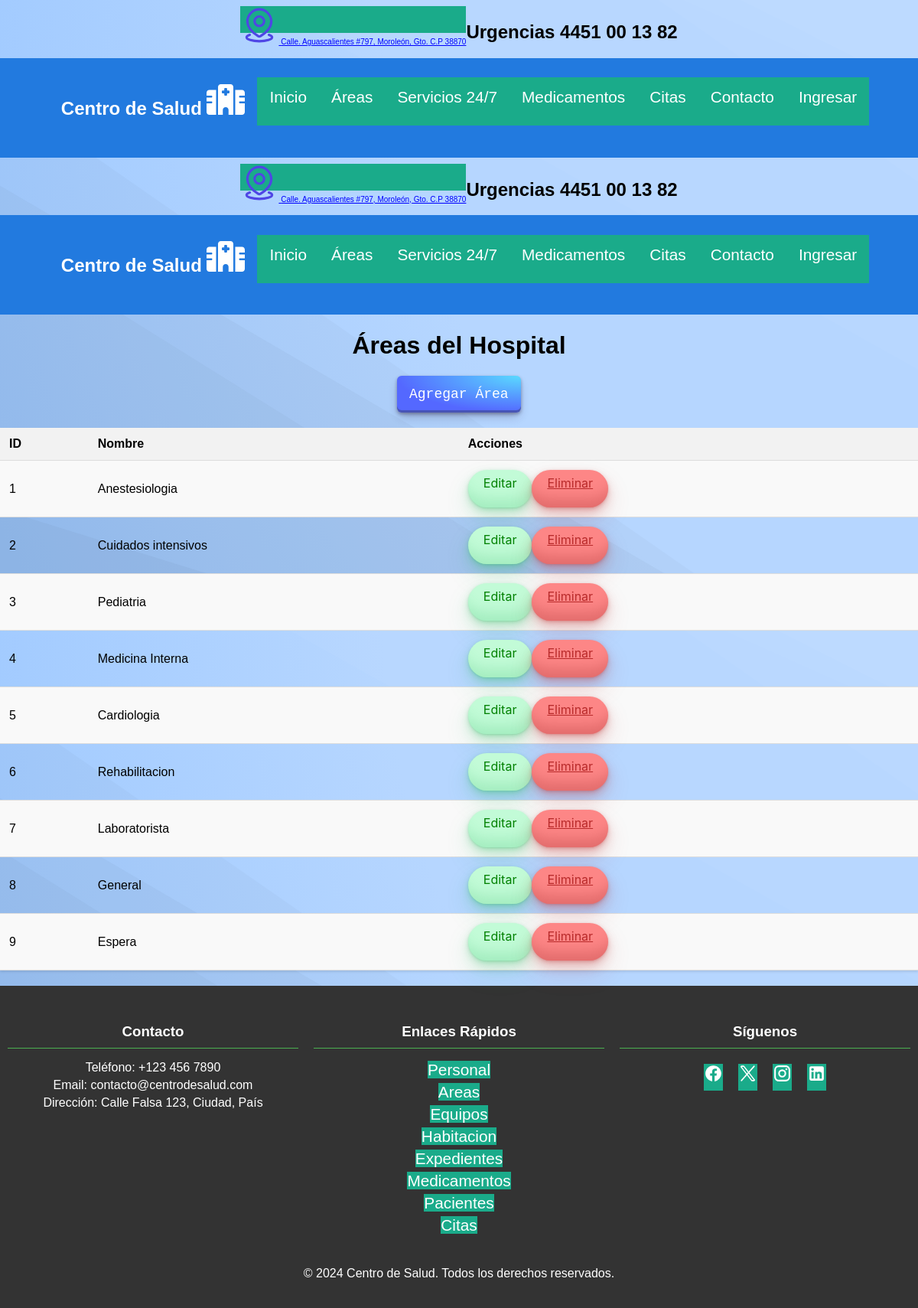
Screenshot of /areas.php with the database file from the repository.
### tables this page shows
CREATE TABLE Areas (
    id_area INT AUTO_INCREMENT PRIMARY KEY,
    nombre VARCHAR(100)
);

### areas.php (the view, shortened to what this page needs)
<?php
include 'assets/header.php';
?>
<!DOCTYPE html>
<html lang="en">
<head>
    <link rel="stylesheet" href="css/style.css">
</head>
<body>
    <?php include 'assets/header.php'; ?>
    <h1>Áreas del Hospital</h1>
    <a href="agregar_area.php" class="button-29">Agregar Área</a>
    <?php
    include 'includes/conexion.php';
    $sql = "SELECT * FROM Areas";
    $resultado = $conn->query($sql);
    if ($resultado->num_rows > 0) {
        echo "<table>";
        echo "<tr><th>ID</th><th>Nombre</th><th>Acciones</th></tr>";
        while($fila = $resultado->fetch_assoc()) {
            echo "<tr>";
            echo "<td>" . $fila["id_area"] . "</td>";
            echo "<td>" . $fila["nombre"] . "</td>";
            echo "<td>";
            echo "<a class='button-33' href='editar_area.php?id=" . $fila["id_area"] . "'>Editar</a>";
            echo "<a class='button-34' href='eliminar_area.php?id=" . $fila["id_area"] . "' onclick='return confirm(\"¿Estás seguro de que deseas eliminar este registro?\")'>Eliminar</a>";
            echo "</td>";
            echo "</tr>";
        }
        echo "</table>";
    } else {
        echo "No se encontraron resultados";
    }
    ?>
</body>
</html>

### assets/header.php (shortened to what this page needs)
<?php
$userName = isset($_SESSION['userName']) ? $_SESSION['userName'] : '';
$userType = isset($_SESSION['userType']) ? $_SESSION['userType'] : '';
?>
<div class="contacto">
  <a class="ubicacion" href="#">
  Calle. Aguascalientes #797, Moroleón, Gto. C.P 38870
  </a>
  <h2>Urgencias 4451 00 13 82</h2>
</div>
<header>
    <nav>
        <ul>
            <h1>Centro de Salud
            </h1>
            <li><a href="index.php">Inicio</a></li>
            <li class="dropdown">
                <a href="#">Áreas</a>
            </li>
            <li><a href="medicamentos.php">Servicios 24/7</a></li>
            <li><a href="carrusel_medicamentos.php">Medicamentos</a></li>
            <li><a href="citas.php">Citas</a></li>
            <li><a href="medicamentos.php">Contacto</a></li>
            <?php if ($userName && $userType): ?>
                <li class="dropdown">
                    <a href="#">
                    <svg xmlns="http://www.w3.org/2000/svg" width="30" height="30" viewBox="0 0 256 256"><path fill="#ffffff" d="M152 80a12 12 0 0 1 12-12h80a12 12 0 0 1 0 24h-80a12 12 0 0 1-12-12m92 36h-80a12 12 0 0 0 0 24h80a12 12 0 0 0 0-24m0 48h-56a12 12 0 0 0 0 24h56a12 12 0 0 0 0-24m-88.38 25a12 12 0 1 1-23.24 6c-5.72-22.23-28.24-39-52.38-39s-46.66 16.76-52.38 39a12 12 0 1 1-23.24-6c5.38-20.9 20.09-38.16 39.11-48a52 52 0 1 1 73 0c19.04 9.85 33.75 27.11 39.13 48M80 132a28 28 0 1 0-28-28a28 28 0 0 0 28 28"/></svg>
                      <?php echo htmlspecialchars($userType) . ': ' . htmlspecialchars($userName); ?>
                    </a>
                    <div class="dropdown-content">
                        <a href="#">Ver mi perfil</a>
                        <a href="logout.php">Cerrar sesión</a>
                    </div>
                </li>
            <?php else: ?>
                <li><a href="login.php">Ingresar</a></li>
            <?php endif; ?>
        </ul>
    </nav>
</header>

### css/style.css (style rules this page uses)
body { display: flex; flex-direction: column; min-height: 100vh; justify-content: center; align-items: center; font-family: Arial, sans-serif; margin: 0; }
header { width: 100%; background-color: #227adf; display: flex; }
header h1 { color: white; text-align: center; padding: 14px 16px; }
header nav { display: flex; justify-content: center; }
header ul { list-style-type: none; margin-top: 0; padding: 0; display: flex; align-items: center }
header ul li { display: flex; position: relative; }
header ul li a { display: block; color: white; text-align: center; padding: 14px 16px; text-decoration: none; }
.contacto { padding-top:0.5rem; display: flex; }
.ubicacion { color: blue; font-size: 10px; }
a { background:#1AAB8A; color:#fff; border:none; position:relative; height:35px; font-size:1.3em; padding:0 0em; cursor:pointer; transition:800ms ease all; outline:none; }
a:before,a:after { content:''; position:absolute; top:0; right:0; height:2px; width:0; background: #1AAB8A; transition:400ms ease all; }
a:after { right:inherit; top:inherit; left:0; bottom:0; }
footer { width: 100%; background-color: #333; color: white; padding: 20px 0; text-align: center; }
footer .container { display: flex; flex-wrap: wrap; justify-content: space-around; max-width: 1366px; margin: 0 auto; }
footer .column { flex: 1; margin: 10px; min-width: 200px; }
footer h3 { border-bottom: 1px solid #4CAF50; padding-bottom: 10px; margin-bottom: 10px; }
footer ul { list-style-type: none; padding: 0; }
footer ul li { margin: 5px 0; }
footer ul li a { color: white; text-decoration: none; }
footer .social-icons { display: flex; justify-content: center; margin: 20px 0; }
footer .social-icons a { color: white; text-decoration: none; margin: 0 10px; font-size: 24px; }
.button-29 { align-items: center; appearance: none; background-image: radial-gradient(100% 100% at 100% 0, #5adaff 0, #5468ff 100%); border: 0; border-radius: 6px; box-shadow: rgba(45, 35, 66, .4) 0 2px 4px, rgba(45, 35, 66, .3) 0 7px 13px -3px, rgba(58, 65, 111, .5) 0 -3px 0 inset; box-sizing: border-box; color: #fff; cursor: pointer; display: inline-flex; font-family: "JetBrains Mono", monospace; height: 48px; justify-content: center; line-height: 1; list-style: none; overflow: hidden; padding-left: 16px; padding-right: 16px; position: relative; text-align: left; text-decoration: none; transition: box-shadow .15s, transform .15s; user-select: none; -webkit-user-select: none; touch-action: manipulation; white-space: nowrap; will-change: box-shadow, transform; font-size: 18px; }
.button-33 { background-color: #c2fbd7; border-radius: 100px; box-shadow: rgba(44, 187, 99, .2) 0 -25px 18px -14px inset, rgba(44, 187, 99, .15) 0 1px 2px, rgba(44, 187, 99, .15) 0 2px 4px, rgba(44, 187, 99, .15) 0 4px 8px, rgba(44, 187, 99, .15) 0 8px 16px, rgba(44, 187, 99, .15) 0 16px 32px; color: green; cursor: pointer; display: inline-block; font-family: CerebriSans-Regular, -apple-system, system-ui, Roboto, sans-serif; padding: 7px 20px; text-align: center; text-decoration: none; transition: all 250ms; font-size: 16px; }
.button-34 { background-color: #fd8686; border-radius: 100px; box-shadow: rgba(121, 0, 0, 0.2) 0 -25px 18px -14px inset, rgba(187, 44, 44, 0.15) 0 1px 2px, rgba(187, 44, 44, 0.15) 0 2px 4px, rgba(187, 44, 44, 0.15) 0 4px 8px, rgba(187, 44, 44, 0.15) 0 8px 16px, rgba(187, 44, 44, 0.15) 0 16px 32px; color: rgb(184, 42, 42); cursor: pointer; display: inline-block; font-family: CerebriSans-Regular, -apple-system, system-ui, Roboto, sans-serif; padding: 7px 20px; text-align: center; transition: all 250ms; border: 0; font-size: 16px; }
table { width: 100%; border-collapse: collapse; margin: 20px 0; box-shadow: 0 2px 3px rgba(0, 0, 0, 0.1); }
table th, table td { padding: 12px; text-align: left; border-bottom: 1px solid #ddd; }
table th { background-color: #f2f2f2; }
table tr:nth-child(even) { background-color: #f9f9f9; }

### assets/header.php (style rules this page uses)
header { width: 100%; background-color: #227adf; display: flex; justify-content: center; }
header h1 { color: white; text-align: center; padding: 14px 16px; }
header nav { display: flex; justify-content: center; }
header ul { list-style-type: none; margin-top: 0; padding: 0; display: flex; align-items: center; }
header ul li { display: flex; position: relative; }
header ul li a { display: block; color: white; text-align: center; padding: 14px 16px; text-decoration: none; }
.contacto { padding-top:0.5rem; display: flex; }
.ubicacion { color:blue; }

### rows the page displays
areas: id_area "1", nombre "Anestesiologia"
areas: id_area "2", nombre "Cuidados intensivos"
areas: id_area "3", nombre "Pediatria"
areas: id_area "4", nombre "Medicina Interna"
areas: id_area "5", nombre "Cardiologia"
areas: id_area "6", nombre "Rehabilitacion"
areas: id_area "7", nombre "Laboratorista"
areas: id_area "8", nombre "General"
areas: id_area "9", nombre "Espera"
